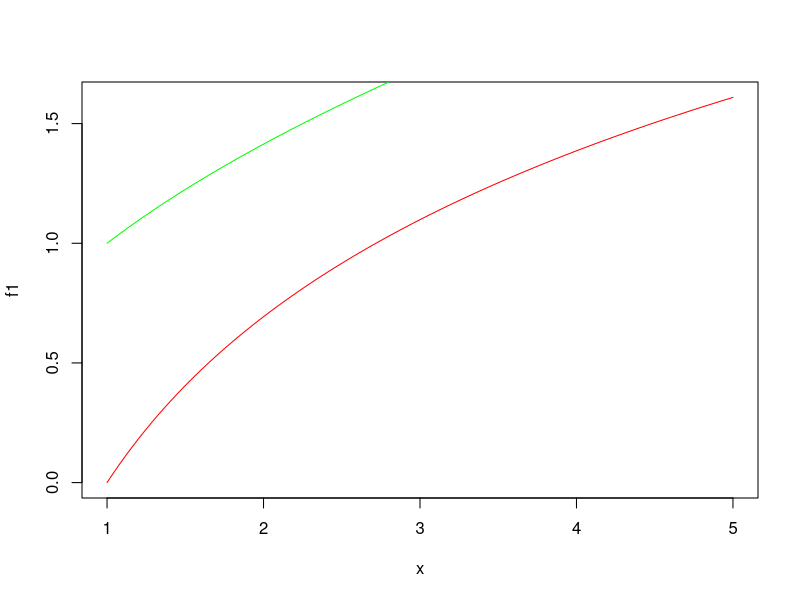
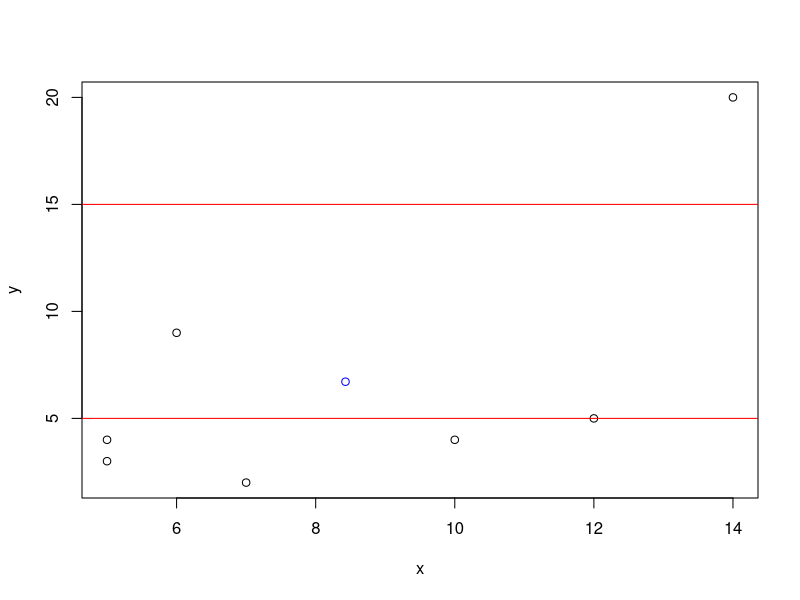

R code for these plots, in order:
# Name: Assignment7.R
# Description: This script answers basic R syntax and operations from Assignment 7.
# All work is completed by Judah Alter.

# 1. Plot log(x) (red) and sqrt(x) (green) on [1,5]
x = seq(1, 5, length.out=100)
plot(x, log(x), type="l", col="red", ylab="f1", xlab="x")
lines(x, sqrt(x), col="green")

# 2. Scatterplot of x and y, blue mean point, red lines at y=5 and y=15
x = c(5,6,7,5,10,12,14)
y = c(4,9,2,3,4,5,20)
plot(x, y, xlab="x", ylab="y")
points(mean(x), mean(y), col="blue", pch=1)
abline(h=5, col="red")
abline(h=15, col="red")